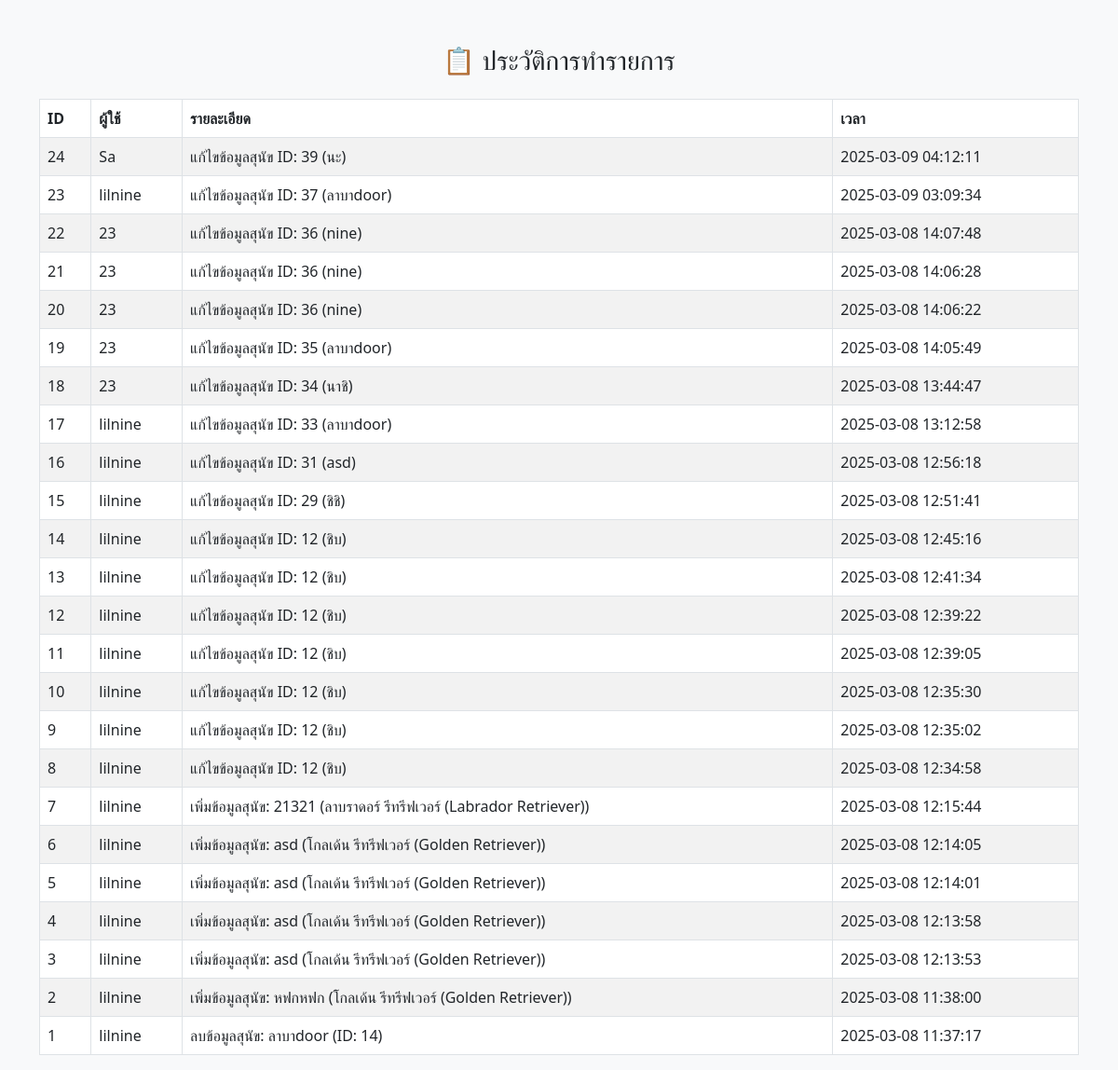
The page /pages/activity_logs.php on the database its author committed.
### tables this page shows
CREATE TABLE `activitylogs` (
  `LogID` int(11) NOT NULL,
  `UserID` int(11) DEFAULT NULL,
  `Action` varchar(255) DEFAULT NULL,
  `Timestamp` timestamp NOT NULL DEFAULT current_timestamp()
);

CREATE TABLE `users` (
  `UserID` int(11) NOT NULL,
  `Username` varchar(50) NOT NULL,
  `Password` varchar(255) NOT NULL,
  `Email` varchar(100) NOT NULL,
  `Role` enum('admin','user') DEFAULT 'user',
  `ResetToken` varchar(255) DEFAULT NULL,
  `ResetTokenExpire` datetime DEFAULT NULL
);

### pages/activity_logs.php (the view, shortened to what this page needs)
<?php
include '../includes/db.php';
$stmt = $conn->query("
    SELECT ActivityLogs.LogID, Users.Username, ActivityLogs.Action, ActivityLogs.Timestamp
    FROM ActivityLogs
    JOIN Users ON ActivityLogs.UserID = Users.UserID
    ORDER BY ActivityLogs.Timestamp DESC
");
$logs = $stmt->fetchAll();
?>
<!DOCTYPE html>
<html lang="th">
<head>
    <link href="https://cdn.jsdelivr.net/npm/bootstrap@5.3.0/dist/css/bootstrap.min.css" rel="stylesheet">
</head>
<body class="bg-light">
    <div class="container mt-5">
        <h3 class="text-center">📋 ประวัติการทำรายการ</h3>
        <table class="table table-bordered table-striped mt-4">
            <thead class="bg-dark text-white">
                <tr>
                    <th>ID</th>
                    <th>ผู้ใช้</th>
                    <th>รายละเอียด</th>
                    <th>เวลา</th>
                </tr>
            </thead>
            <tbody>
                <?php foreach ($logs as $log): ?>
                    <tr>
                        <td><?= $log['LogID'] ?></td>
                        <td><?= htmlspecialchars($log['Username']) ?></td>
                        <td><?= htmlspecialchars($log['Action']) ?></td>
                        <td><?= $log['Timestamp'] ?></td>
                    </tr>
                <?php endforeach; ?>
            </tbody>
        </table>
    </div>
</body>
</html>

### rows shown on the page
activitylogs: LogID "24", UserID.Username "Sa", Action "แก้ไขข้อมูลสุนัข ID: 39 (นะ)", Timestamp "2025-03-09 04:12:11"
activitylogs: LogID "23", UserID.Username "lilnine", Action "แก้ไขข้อมูลสุนัข ID: 37 (ลาบาdoor)", Timestamp "2025-03-09 03:09:34"
activitylogs: LogID "22", UserID.Username "23", Action "แก้ไขข้อมูลสุนัข ID: 36 (nine)", Timestamp "2025-03-08 14:07:48"
activitylogs: LogID "21", UserID.Username "23", Action "แก้ไขข้อมูลสุนัข ID: 36 (nine)", Timestamp "2025-03-08 14:06:28"
activitylogs: LogID "20", UserID.Username "23", Action "แก้ไขข้อมูลสุนัข ID: 36 (nine)", Timestamp "2025-03-08 14:06:22"
activitylogs: LogID "19", UserID.Username "23", Action "แก้ไขข้อมูลสุนัข ID: 35 (ลาบาdoor)", Timestamp "2025-03-08 14:05:49"
activitylogs: LogID "18", UserID.Username "23", Action "แก้ไขข้อมูลสุนัข ID: 34 (นาชิ)", Timestamp "2025-03-08 13:44:47"
activitylogs: LogID "17", UserID.Username "lilnine", Action "แก้ไขข้อมูลสุนัข ID: 33 (ลาบาdoor)", Timestamp "2025-03-08 13:12:58"
activitylogs: LogID "16", UserID.Username "lilnine", Action "แก้ไขข้อมูลสุนัข ID: 31 (asd)", Timestamp "2025-03-08 12:56:18"
activitylogs: LogID "15", UserID.Username "lilnine", Action "แก้ไขข้อมูลสุนัข ID: 29 (ชิชิ)", Timestamp "2025-03-08 12:51:41"
activitylogs: LogID "14", UserID.Username "lilnine", Action "แก้ไขข้อมูลสุนัข ID: 12 (ชิบ)", Timestamp "2025-03-08 12:45:16"
activitylogs: LogID "13", UserID.Username "lilnine", Action "แก้ไขข้อมูลสุนัข ID: 12 (ชิบ)", Timestamp "2025-03-08 12:41:34"
activitylogs: LogID "12", UserID.Username "lilnine", Action "แก้ไขข้อมูลสุนัข ID: 12 (ชิบ)", Timestamp "2025-03-08 12:39:22"
activitylogs: LogID "11", UserID.Username "lilnine", Action "แก้ไขข้อมูลสุนัข ID: 12 (ชิบ)", Timestamp "2025-03-08 12:39:05"
activitylogs: LogID "10", UserID.Username "lilnine", Action "แก้ไขข้อมูลสุนัข ID: 12 (ชิบ)", Timestamp "2025-03-08 12:35:30"
activitylogs: LogID "9", UserID.Username "lilnine", Action "แก้ไขข้อมูลสุนัข ID: 12 (ชิบ)", Timestamp "2025-03-08 12:35:02"
activitylogs: LogID "8", UserID.Username "lilnine", Action "แก้ไขข้อมูลสุนัข ID: 12 (ชิบ)", Timestamp "2025-03-08 12:34:58"
activitylogs: LogID "7", UserID.Username "lilnine", Action "เพิ่มข้อมูลสุนัข: 21321 (ลาบราดอร์ รีทรีฟเวอร์ (Labrador Retriever))", Timestamp "2025-03-08 12:15:44"
activitylogs: LogID "6", UserID.Username "lilnine", Action "เพิ่มข้อมูลสุนัข: asd (โกลเด้น รีทรีฟเวอร์ (Golden Retriever))", Timestamp "2025-03-08 12:14:05"
activitylogs: LogID "5", UserID.Username "lilnine", Action "เพิ่มข้อมูลสุนัข: asd (โกลเด้น รีทรีฟเวอร์ (Golden Retriever))", Timestamp "2025-03-08 12:14:01"
activitylogs: LogID "4", UserID.Username "lilnine", Action "เพิ่มข้อมูลสุนัข: asd (โกลเด้น รีทรีฟเวอร์ (Golden Retriever))", Timestamp "2025-03-08 12:13:58"
activitylogs: LogID "3", UserID.Username "lilnine", Action "เพิ่มข้อมูลสุนัข: asd (โกลเด้น รีทรีฟเวอร์ (Golden Retriever))", Timestamp "2025-03-08 12:13:53"
activitylogs: LogID "2", UserID.Username "lilnine", Action "เพิ่มข้อมูลสุนัข: หฟกหฟก (โกลเด้น รีทรีฟเวอร์ (Golden Retriever))", Timestamp "2025-03-08 11:38:00"
activitylogs: LogID "1", UserID.Username "lilnine", Action "ลบข้อมูลสุนัข: ลาบาdoor (ID: 14)", Timestamp "2025-03-08 11:37:17"
